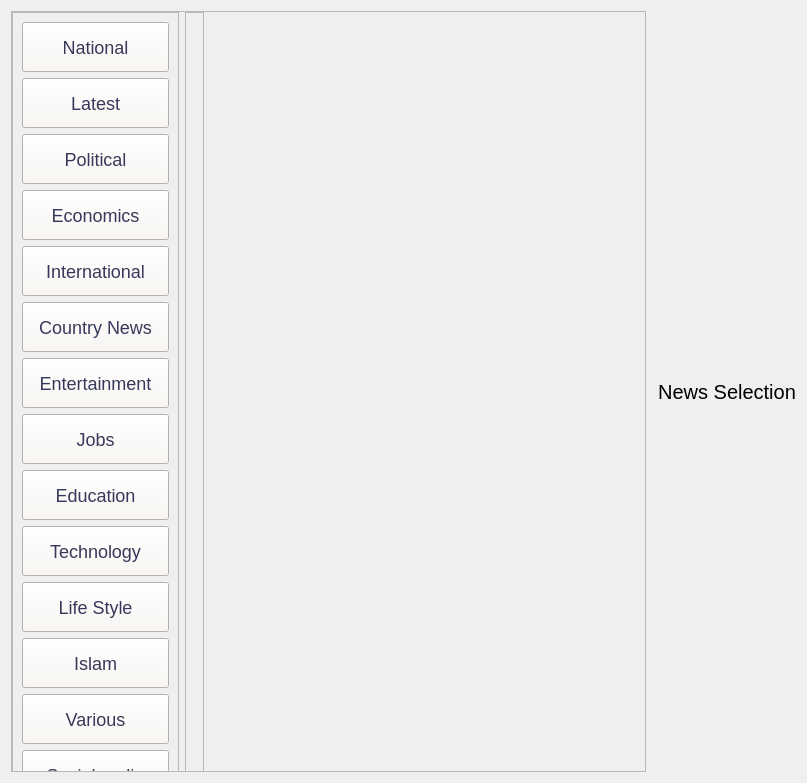
<?xml version="1.0" encoding="UTF-8"?>
<ui version="4.0">
 <class>Form</class>
 <widget class="QWidget" name="Form">
  <property name="geometry">
   <rect>
    <x>0</x>
    <y>0</y>
    <width>807</width>
    <height>783</height>
   </rect>
  </property>
  <property name="windowTitle">
   <string>Form</string>
  </property>
  <property name="styleSheet">
   <string notr="true">QPushButton
{

	color: #36395A;
	font-family: &quot;JetBrains Mono&quot;, monospace;
    font-size: 18px;
    height: 48px;
    padding-left: 16px;
    padding-right: 16px;
    text-align: center;
	background-color:#FAF7F3;

}</string>
  </property>
  <layout class="QHBoxLayout" name="horizontalLayout">
   <item>
    <widget class="QScrollArea" name="scrollArea">
     <property name="minimumSize">
      <size>
       <width>0</width>
       <height>500</height>
      </size>
     </property>
     <property name="widgetResizable">
      <bool>true</bool>
     </property>
     <widget class="QWidget" name="scrollAreaWidgetContents">
      <property name="geometry">
       <rect>
        <x>0</x>
        <y>0</y>
        <width>597</width>
        <height>763</height>
       </rect>
      </property>
      <widget class="QWidget" name="">
       <property name="geometry">
        <rect>
         <x>0</x>
         <y>0</y>
         <width>192</width>
         <height>970</height>
        </rect>
       </property>
       <layout class="QHBoxLayout" name="horizontalLayout_3">
        <item>
         <widget class="QFrame" name="frame">
          <property name="frameShape">
           <enum>QFrame::StyledPanel</enum>
          </property>
          <property name="frameShadow">
           <enum>QFrame::Raised</enum>
          </property>
          <layout class="QHBoxLayout" name="horizontalLayout_2">
           <item>
            <layout class="QVBoxLayout" name="verticalLayout">
             <item>
              <widget class="QPushButton" name="National">
               <property name="text">
                <string>National</string>
               </property>
              </widget>
             </item>
             <item>
              <widget class="QPushButton" name="Latest">
               <property name="text">
                <string>Latest</string>
               </property>
              </widget>
             </item>
             <item>
              <widget class="QPushButton" name="Political">
               <property name="text">
                <string>Political</string>
               </property>
              </widget>
             </item>
             <item>
              <widget class="QPushButton" name="Economics">
               <property name="text">
                <string>Economics</string>
               </property>
              </widget>
             </item>
             <item>
              <widget class="QPushButton" name="International">
               <property name="text">
                <string>International</string>
               </property>
              </widget>
             </item>
             <item>
              <widget class="QPushButton" name="Country_news">
               <property name="text">
                <string>Country News</string>
               </property>
              </widget>
             </item>
             <item>
              <widget class="QPushButton" name="Entertainment">
               <property name="text">
                <string>Entertainment</string>
               </property>
              </widget>
             </item>
             <item>
              <widget class="QPushButton" name="Jobs">
               <property name="text">
                <string>Jobs</string>
               </property>
              </widget>
             </item>
             <item>
              <widget class="QPushButton" name="Education">
               <property name="text">
                <string>Education</string>
               </property>
              </widget>
             </item>
             <item>
              <widget class="QPushButton" name="Technology">
               <property name="text">
                <string>Technology</string>
               </property>
              </widget>
             </item>
             <item>
              <widget class="QPushButton" name="LifeStyle">
               <property name="text">
                <string>Life Style</string>
               </property>
              </widget>
             </item>
             <item>
              <widget class="QPushButton" name="Islam">
               <property name="text">
                <string>Islam</string>
               </property>
              </widget>
             </item>
             <item>
              <widget class="QPushButton" name="Various">
               <property name="text">
                <string>Various</string>
               </property>
              </widget>
             </item>
             <item>
              <widget class="QPushButton" name="Socialmedia">
               <property name="text">
                <string>Socialmedia</string>
               </property>
              </widget>
             </item>
             <item>
              <widget class="QPushButton" name="Interview">
               <property name="text">
                <string>Interview</string>
               </property>
              </widget>
             </item>
             <item>
              <widget class="QPushButton" name="Corporate">
               <property name="text">
                <string>Corporate</string>
               </property>
              </widget>
             </item>
             <item>
              <widget class="QPushButton" name="Others">
               <property name="text">
                <string>Others</string>
               </property>
              </widget>
             </item>
            </layout>
           </item>
          </layout>
         </widget>
        </item>
        <item>
         <widget class="QFrame" name="frame_3">
          <property name="frameShape">
           <enum>QFrame::StyledPanel</enum>
          </property>
          <property name="frameShadow">
           <enum>QFrame::Raised</enum>
          </property>
         </widget>
        </item>
       </layout>
      </widget>
     </widget>
    </widget>
   </item>
   <item>
    <widget class="QFrame" name="frame_2">
     <property name="frameShape">
      <enum>QFrame::StyledPanel</enum>
     </property>
     <property name="frameShadow">
      <enum>QFrame::Raised</enum>
     </property>
    </widget>
   </item>
   <item>
    <widget class="QLabel" name="label">
     <property name="font">
      <font>
       <pointsize>15</pointsize>
      </font>
     </property>
     <property name="text">
      <string>News Selection</string>
     </property>
     <property name="alignment">
      <set>Qt::AlignCenter</set>
     </property>
    </widget>
   </item>
  </layout>
 </widget>
 <resources/>
 <connections/>
</ui>
